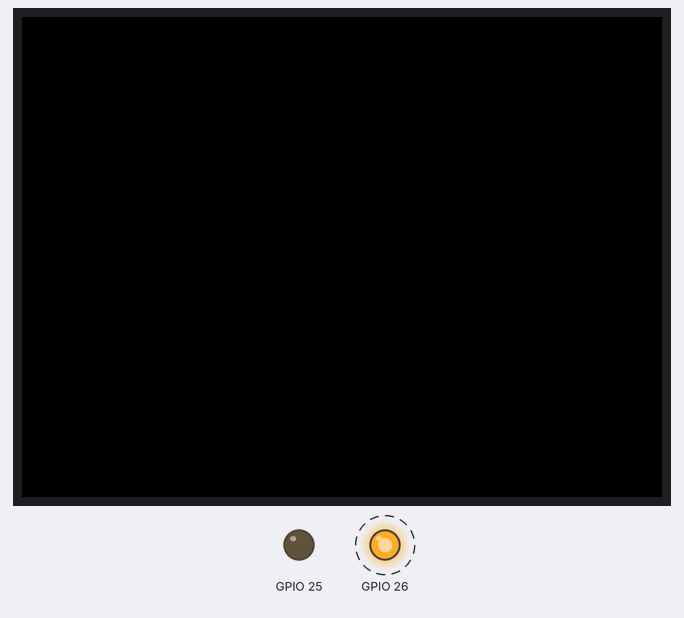
Recording of a sketch running on a simulated ESP32. Shown: 320×240 colour display, output pins drawn as LEDs (lit = HIGH). Dashed ring = blinking.

Above: at 0.4 s.
Timing chart, 0 to 3.2 s (numbered marks = the images above):
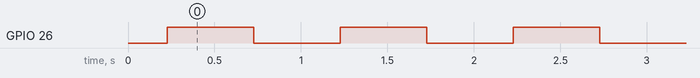

The sketch:

Relay.ino
```cpp
#include <M5Stack.h>

void setup() {
  M5.begin();
  M5.Lcd.clear(BLACK);
  M5.Lcd.setTextFont(4);
  M5.Lcd.setTextColor(YELLOW, BLACK);
  //disable the speak noise
  dacWrite(25, 0);
  pinMode(26, OUTPUT);
}

void loop(void) {
  digitalWrite(26, HIGH);
  delay(500);
  digitalWrite(26, LOW);
  delay(500);
}
```

Measured:
- by itself, GPIO 26: alternates HIGH for 0.50 s and LOW for 0.50 s
